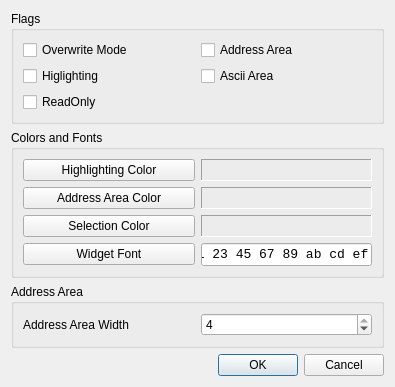
<?xml version="1.0" encoding="UTF-8"?>
<ui version="4.0">
 <class>OptionDialog</class>
 <widget class="QDialog" name="OptionDialog">
  <property name="geometry">
   <rect>
    <x>0</x>
    <y>0</y>
    <width>395</width>
    <height>362</height>
   </rect>
  </property>
  <property name="windowTitle">
   <string>Settings</string>
  </property>
  <layout class="QVBoxLayout" name="verticalLayout">
   <item>
    <widget class="QGroupBox" name="gbFlags">
     <property name="title">
      <string>Flags</string>
     </property>
     <layout class="QGridLayout" name="gridLayout_2">
      <item row="3" column="0">
       <widget class="QCheckBox" name="cbReadOnly">
        <property name="text">
         <string>ReadOnly</string>
        </property>
       </widget>
      </item>
      <item row="2" column="0">
       <widget class="QCheckBox" name="cbHighlighting">
        <property name="text">
         <string>Higlighting</string>
        </property>
       </widget>
      </item>
      <item row="1" column="0">
       <widget class="QCheckBox" name="cbOverwriteMode">
        <property name="text">
         <string>Overwrite Mode</string>
        </property>
       </widget>
      </item>
      <item row="1" column="1">
       <widget class="QCheckBox" name="cbAddressArea">
        <property name="text">
         <string>Address Area</string>
        </property>
       </widget>
      </item>
      <item row="2" column="1">
       <widget class="QCheckBox" name="cbAsciiArea">
        <property name="text">
         <string>Ascii Area</string>
        </property>
       </widget>
      </item>
     </layout>
    </widget>
   </item>
   <item>
    <widget class="QGroupBox" name="gbColors">
     <property name="title">
      <string>Colors and Fonts</string>
     </property>
     <layout class="QGridLayout" name="gridLayout">
      <item row="0" column="0">
       <widget class="QPushButton" name="pbHighlightingColor">
        <property name="text">
         <string>Highlighting Color</string>
        </property>
       </widget>
      </item>
      <item row="0" column="1">
       <widget class="QLabel" name="lbHighlightingColor">
        <property name="minimumSize">
         <size>
          <width>100</width>
          <height>0</height>
         </size>
        </property>
        <property name="maximumSize">
         <size>
          <width>16777215</width>
          <height>16777215</height>
         </size>
        </property>
        <property name="frameShape">
         <enum>QFrame::Panel</enum>
        </property>
        <property name="frameShadow">
         <enum>QFrame::Sunken</enum>
        </property>
        <property name="text">
         <string/>
        </property>
       </widget>
      </item>
      <item row="1" column="0" rowspan="2">
       <widget class="QPushButton" name="pbAddressAreaColor">
        <property name="text">
         <string>Address Area Color</string>
        </property>
       </widget>
      </item>
      <item row="1" column="1" rowspan="2">
       <widget class="QLabel" name="lbAddressAreaColor">
        <property name="minimumSize">
         <size>
          <width>100</width>
          <height>0</height>
         </size>
        </property>
        <property name="maximumSize">
         <size>
          <width>16777215</width>
          <height>16777215</height>
         </size>
        </property>
        <property name="frameShape">
         <enum>QFrame::Panel</enum>
        </property>
        <property name="frameShadow">
         <enum>QFrame::Sunken</enum>
        </property>
        <property name="text">
         <string/>
        </property>
       </widget>
      </item>
      <item row="3" column="1">
       <widget class="QLabel" name="lbSelectionColor">
        <property name="minimumSize">
         <size>
          <width>100</width>
          <height>0</height>
         </size>
        </property>
        <property name="maximumSize">
         <size>
          <width>16777215</width>
          <height>16777215</height>
         </size>
        </property>
        <property name="frameShape">
         <enum>QFrame::Panel</enum>
        </property>
        <property name="frameShadow">
         <enum>QFrame::Sunken</enum>
        </property>
        <property name="text">
         <string/>
        </property>
       </widget>
      </item>
      <item row="3" column="0">
       <widget class="QPushButton" name="pbSelectionColor">
        <property name="text">
         <string>Selection Color</string>
        </property>
       </widget>
      </item>
      <item row="4" column="0">
       <widget class="QPushButton" name="pbWidgetFont">
        <property name="text">
         <string>Widget Font</string>
        </property>
       </widget>
      </item>
      <item row="4" column="1">
       <widget class="QLineEdit" name="leWidgetFont">
        <property name="sizePolicy">
         <sizepolicy hsizetype="Preferred" vsizetype="Preferred">
          <horstretch>0</horstretch>
          <verstretch>0</verstretch>
         </sizepolicy>
        </property>
        <property name="font">
         <font>
          <family>Courier New</family>
          <pointsize>10</pointsize>
         </font>
        </property>
        <property name="text">
         <string>01 23 45 67 89 ab cd ef</string>
        </property>
       </widget>
      </item>
     </layout>
    </widget>
   </item>
   <item>
    <widget class="QGroupBox" name="gbAddressAreaWidth">
     <property name="title">
      <string>Address Area</string>
     </property>
     <layout class="QGridLayout" name="gridLayout_3">
      <item row="0" column="0">
       <widget class="QLabel" name="lbAddressAreaWidth">
        <property name="text">
         <string>Address Area Width</string>
        </property>
       </widget>
      </item>
      <item row="0" column="1">
       <widget class="QSpinBox" name="sbAddressAreaWidth">
        <property name="minimum">
         <number>1</number>
        </property>
        <property name="maximum">
         <number>4</number>
        </property>
        <property name="value">
         <number>4</number>
        </property>
       </widget>
      </item>
     </layout>
    </widget>
   </item>
   <item>
    <spacer name="verticalSpacer">
     <property name="orientation">
      <enum>Qt::Vertical</enum>
     </property>
     <property name="sizeHint" stdset="0">
      <size>
       <width>20</width>
       <height>28</height>
      </size>
     </property>
    </spacer>
   </item>
   <item>
    <widget class="QDialogButtonBox" name="buttonBox">
     <property name="orientation">
      <enum>Qt::Horizontal</enum>
     </property>
     <property name="standardButtons">
      <set>QDialogButtonBox::Cancel|QDialogButtonBox::Ok</set>
     </property>
    </widget>
   </item>
  </layout>
 </widget>
 <tabstops>
  <tabstop>pbHighlightingColor</tabstop>
  <tabstop>pbAddressAreaColor</tabstop>
  <tabstop>buttonBox</tabstop>
 </tabstops>
 <resources/>
 <connections>
  <connection>
   <sender>buttonBox</sender>
   <signal>accepted()</signal>
   <receiver>OptionDialog</receiver>
   <slot>accept()</slot>
   <hints>
    <hint type="sourcelabel">
     <x>222</x>
     <y>154</y>
    </hint>
    <hint type="destinationlabel">
     <x>157</x>
     <y>168</y>
    </hint>
   </hints>
  </connection>
  <connection>
   <sender>buttonBox</sender>
   <signal>rejected()</signal>
   <receiver>OptionDialog</receiver>
   <slot>reject()</slot>
   <hints>
    <hint type="sourcelabel">
     <x>290</x>
     <y>160</y>
    </hint>
    <hint type="destinationlabel">
     <x>286</x>
     <y>168</y>
    </hint>
   </hints>
  </connection>
 </connections>
</ui>
